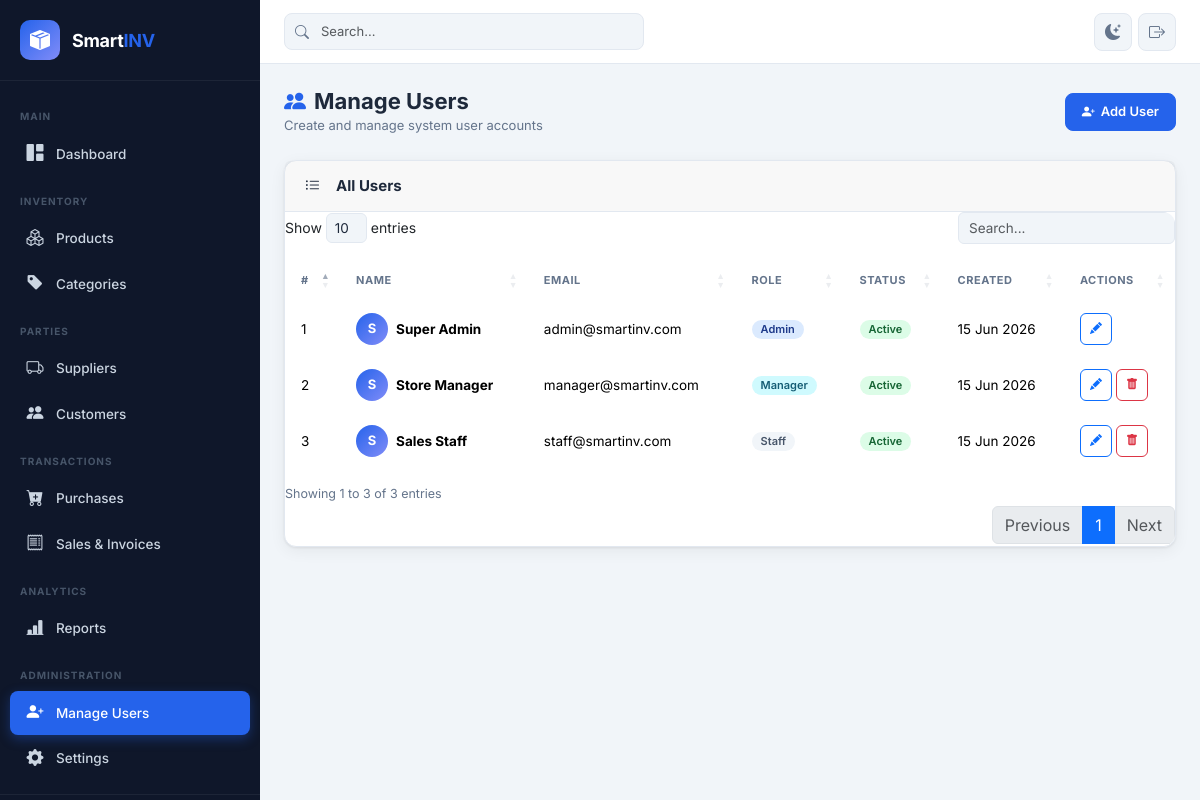
/register.php (signed in), run on the app's committed database.
### tables this page shows
CREATE TABLE IF NOT EXISTS `users` (
  `id` INT UNSIGNED AUTO_INCREMENT PRIMARY KEY,
  `name` VARCHAR(100) NOT NULL,
  `email` VARCHAR(150) NOT NULL UNIQUE,
  `password` VARCHAR(255) NOT NULL,
  `role` ENUM('admin','manager','staff') NOT NULL DEFAULT 'staff',
  `avatar` VARCHAR(255) DEFAULT NULL,
  `status` TINYINT(1) NOT NULL DEFAULT 1,
  `created_at` DATETIME NOT NULL DEFAULT CURRENT_TIMESTAMP,
  `updated_at` DATETIME NOT NULL DEFAULT CURRENT_TIMESTAMP ON UPDATE CURRENT_TIMESTAMP
);

### includes/database.php (called while the page is built, shortened)
<?php
class Database {
    private static ?Database $instance = null;
    private PDO $pdo;
    private function __construct() {
        $dsn = 'mysql:host=' . DB_HOST . ';dbname=' . DB_NAME . ';charset=' . DB_CHARSET;
        $options = [
            PDO::ATTR_ERRMODE            => PDO::ERRMODE_EXCEPTION,
            PDO::ATTR_DEFAULT_FETCH_MODE => PDO::FETCH_ASSOC,
            PDO::ATTR_EMULATE_PREPARES   => false,
        ];
        try {
            $this->pdo = new PDO($dsn, DB_USER, DB_PASS, $options);
        } catch (PDOException $e) {
            die(json_encode(['status' => 'error', 'message' => 'Database connection failed: ' . $e->getMessage()]));
        }
    }
    public static function getInstance(): Database {
        if (self::$instance === null) {
            self::$instance = new Database();
        }
        return self::$instance;
    }
    public function query(string $sql, array $params = []): PDOStatement {
        $stmt = $this->pdo->prepare($sql);
        $stmt->execute($params);
        return $stmt;
    }
    public function fetchAll(string $sql, array $params = []): array {
        return $this->query($sql, $params)->fetchAll();
    }
}
function db(): Database {
    return Database::getInstance();
}

### includes/functions.php (called while the page is built, shortened)
<?php
require_once __DIR__ . '/database.php';
function formatDate(string $date): string {
    return date('d M Y', strtotime($date));
}
function e(mixed $val): string {
    return htmlspecialchars((string)($val ?? ''), ENT_QUOTES, 'UTF-8');
}

### includes/auth.php (called while the page is built, shortened)
<?php
require_once __DIR__ . '/database.php';
require_once __DIR__ . '/functions.php';
function currentUser(): array {
    return [
        'id'     => $_SESSION['user_id']    ?? 0,
        'name'   => $_SESSION['user_name']  ?? '',
        'email'  => $_SESSION['user_email'] ?? '',
        'role'   => $_SESSION['user_role']  ?? '',
        'avatar' => $_SESSION['user_avatar'] ?? null,
    ];
}

### register.php (the view, shortened to what this page needs)
<?php
require_once 'includes/auth.php';
require_once 'includes/functions.php';
$users = db()->fetchAll('SELECT * FROM users ORDER BY created_at DESC');
include 'includes/header.php';
include 'includes/sidebar.php';
?>
<div class="main-content">
  <header class="app-header">
    <div class="header-search">
      <div class="search-wrapper">
        <input type="text" class="form-control" placeholder="Search..." />
      </div>
    </div>
    <div class="header-actions">
      <button class="header-btn" id="darkModeToggle" data-bs-toggle="tooltip" title="Toggle Dark Mode">
        <i class="bi bi-moon-stars-fill" id="darkModeIcon"></i>
      </button>
      <a href="<?= APP_URL ?>/logout.php" class="header-btn" data-bs-toggle="tooltip" title="Logout">
        <i class="bi bi-box-arrow-right"></i>
      </a>
    </div>
  </header>
  <main class="page-content">
    <div class="page-header">
      <div>
        <h1 class="page-title"><i class="bi bi-people-fill me-2 text-primary-custom"></i>Manage Users</h1>
        <p class="page-subtitle">Create and manage system user accounts</p>
      </div>
      <button class="btn btn-primary" data-bs-toggle="modal" data-bs-target="#userModal" id="addUserBtn">
        <i class="bi bi-person-plus-fill"></i> Add User
      </button>
    </div>
    <div class="card">
      <div class="card-header">
        <h2 class="card-title"><i class="bi bi-list-ul me-2"></i>All Users</h2>
      </div>
      <div class="card-body p-0">
        <div class="table-responsive">
          <table class="table" id="usersTable">
            <thead>
              <tr>
                <th>#</th>
                <th>Name</th>
                <th>Email</th>
                <th>Role</th>
                <th>Status</th>
                <th>Created</th>
                <th>Actions</th>
              </tr>
            </thead>
            <tbody>
              <?php foreach ($users as $i => $u): ?>
              <tr>
                <td><?= $i + 1 ?></td>
                <td>
                  <div class="d-flex align-items-center gap-2">
                    <div style="width:32px;height:32px;border-radius:50%;background:linear-gradient(135deg,#2563eb,#818cf8);display:flex;align-items:center;justify-content:center;color:#fff;font-weight:700;font-size:13px;flex-shrink:0;">
                      <?= strtoupper(substr($u['name'], 0, 1)) ?>
                    </div>
                    <strong><?= e($u['name']) ?></strong>
                  </div>
                </td>
                <td><?= e($u['email']) ?></td>
                <td>
                  <?php
                  $roleClass = ['admin'=>'badge-primary','manager'=>'badge-info','staff'=>'badge-secondary'][$u['role']] ?? 'badge-secondary';
                  ?>
                  <span class="badge <?= $roleClass ?>"><?= ucfirst(e($u['role'])) ?></span>
                </td>
                <td>
                  <span class="badge <?= $u['status'] ? 'badge-success' : 'badge-danger' ?>">
                    <?= $u['status'] ? 'Active' : 'Inactive' ?>
                  </span>
                </td>
                <td><?= formatDate($u['created_at']) ?></td>
                <td>
                  <div class="d-flex gap-1">
                    <a href="?edit=<?= $u['id'] ?>" class="btn btn-sm btn-outline-primary btn-icon" data-bs-toggle="tooltip" title="Edit">
                      <i class="bi bi-pencil-fill"></i>
                    </a>
                    <?php if ($u['id'] !== (int)currentUser()['id']): ?>
                    <a href="?delete=<?= $u['id'] ?>" class="btn btn-sm btn-outline-danger btn-icon"
                       onclick="return confirm('Delete this user?')" data-bs-toggle="tooltip" title="Delete">
                      <i class="bi bi-trash-fill"></i>
                    </a>
                    <?php endif; ?>
                  </div>
                </td>
              </tr>
              <?php endforeach; ?>
            </tbody>
          </table>
        </div>
      </div>
    </div>
  </main>
</div>
<?php
include 'includes/footer.php';
?>

### data on the page
users: name "S", name "Super Admin", email "admin@smartinv.com", role "Admin", status "Active", created_at "15 Jun 2026"
users: name "S", name "Store Manager", email "manager@smartinv.com", role "Manager", status "Active", created_at "15 Jun 2026"
users: name "S", name "Sales Staff", email "staff@smartinv.com", role "Staff", status "Active", created_at "15 Jun 2026"
